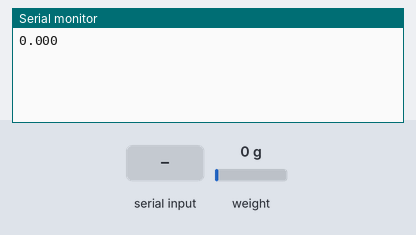
This sketch was run on a simulated Arduino Uno, built with avr-gcc and run on an emulated ATmega328P. Parts: the last lines printed to the serial monitor. The test bench sets the inputs (shaded band); at power-on: weight on the scale 0 g.

Above: at 3.2 s.
3.3 s: "t" received over Serial
8.9 s: weight on the scale set to 100 g
At 10.2 s:
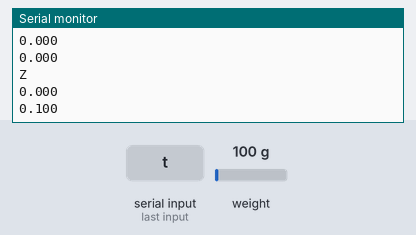
10.4 s: weight on the scale set to 1250 g
At 13.0 s:
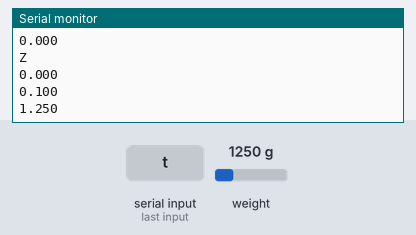
Timing chart, 0 to 14.5 s (numbered marks = the images above; inputs shaded):
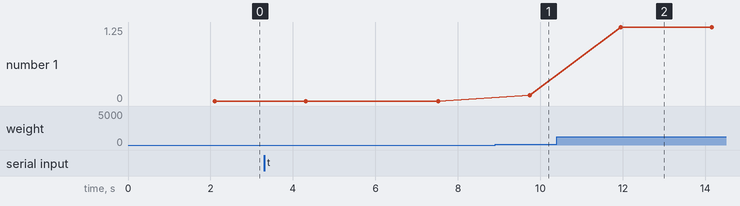

Measured:
- after the input at 8.9 s, the serial monitor: prints a new line after 0.84 s (image 1)
- after the input at 10.4 s, the serial monitor: prints a new line after 1.5 s (image 2)
- plotted number 1: 0 → 0.1 after the input at 8.9 s, 0.1 → 1.25 after the input at 10.4 s

The sketch:

TCC_Arduino.ino
```cpp
#include "HX711.h"            //Balança
#include <SoftwareSerial.h>   ///Bluetooth

#define DOUT 7
#define CLK  6

SoftwareSerial serial1(10, 11); /// DECLARA RX, TX
SoftwareSerial serial(10, 11); /// DECLARA RX, TX

HX711 bau(DOUT, CLK);             // instancia Balança HX711

float calibration_factor = 188810;     // fator de calibração aferido na Calibração
String textoRecebido = "";      ///PARA BLUETOOTH
unsigned long delay1 = 0;       ///PARA BLUETOOTH


void setup()
{
      Serial.begin(9600);
      bau.set_scale(calibration_factor);             // ajusta fator de calibração
      serial1.begin(9600); /// BLUETOOTH
      bau.tare();  // zera a Balança
      bau.tare();  // zera a Balança
}


void loop(){
                /// BLUETOOTH
                 //Serial.print("{");
                 serial1.print("{");
                 Serial.println(bau.get_units(), 3);
                 serial1.print(bau.get_units(), 3);
                 //Serial.print("}");
                 serial1.println("}");
                 delay(2000);

                if (Serial.available()|| serial1.available()){                            // se a serial estiver disponivel

                    char temp = Serial.read(); // le carcter da serial
                    char temp1 = serial1.read(); // lê o que a pessoa escreve

                        if (temp == 't' || temp == 'T' || temp1 =='t'|| temp1 == 'T'){                  // se pressionar t ou T
                              //Serial.print("{");
                              serial1.print("{");
                              bau.tare();                                // zera a balança
                              Serial.println("Z");             // imprime no monitor serial
                              //Serial.print("}");
                              serial1.print("}");
                        }
                }
  }
```
